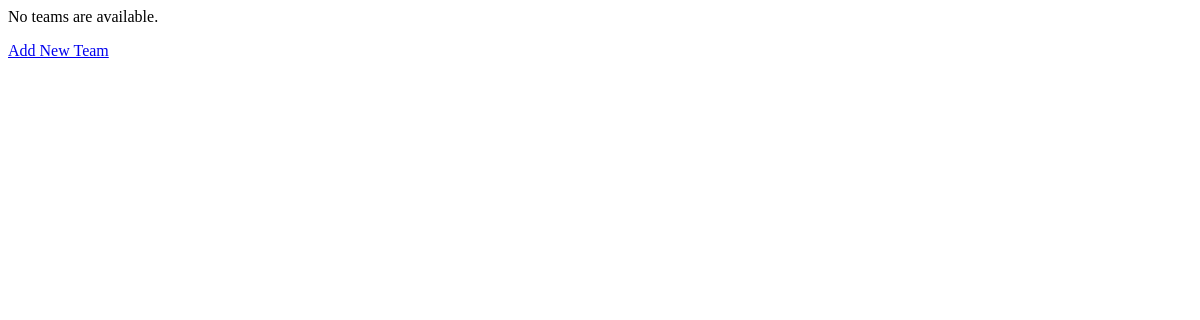
Before: /crews/ with the older database file.
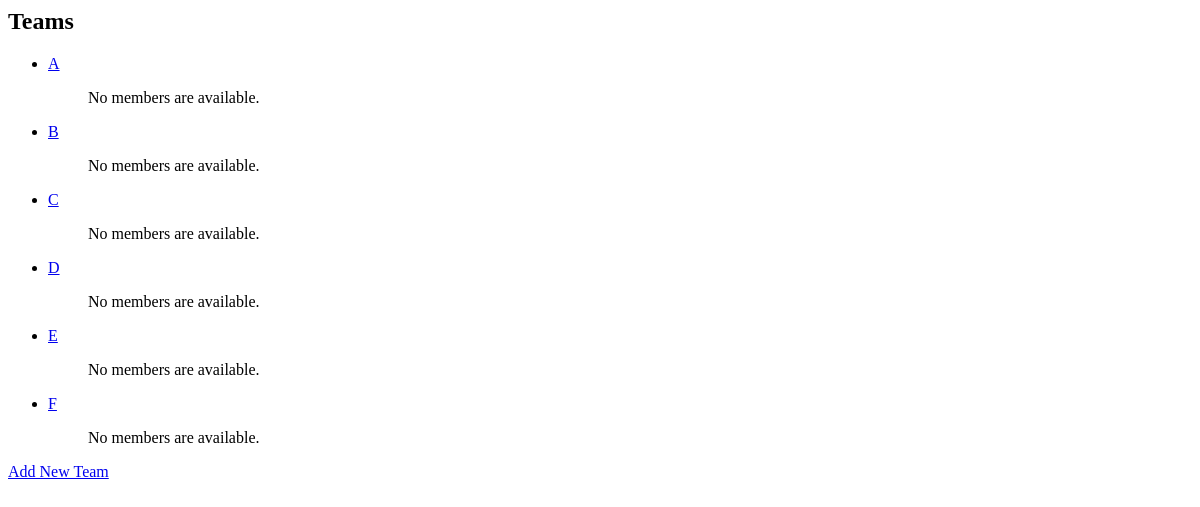
After: the same page with the newer database file.
### crews/models.py (models this page shows, shortened)
class Team(models.Model):
    name = models.CharField(max_length=200)

### crews/views.py (the view)
# urls.py: path("", views.team_list, name='index'),
def team_list(request):
    teams = Team.objects.all()
    return render(request, 'crews/index.html', {'list_of_teams': teams})

### crews/templates/crews/index.html
{% if list_of_teams %}
<h2>Teams</h2>
    <ul>
     {% for team in list_of_teams %}
         <li><a href="{% url 'crews:team_detail' pk=team.pk %}">{{ team.name }}</a><br />
            <ol>
                {% if team.member_set.all %}
                    {% for m_obj in team.member_set.all %}
                    <li>
                        {{ m_obj.first_name }}, {{ m_obj.role }}
                    </li>
                    {% endfor %}
                {% else %}
                    <p>No members are available.</p>
                {% endif %}
            </ol>
        </li>
     {% endfor %}
    </ul>
{% else %}
    <p>No teams are available.</p>
{% endif %}
<a href="{% url 'crews:team_new' %}">Add New Team</a>

Changed rows visible on the page:
added Team: name "A"
added Team: name "B"
added Team: name "C"
added Team: name "D"
added Team: name "E"
added Team: name "F"
Other visible differences:
text no longer shown: "No teams are available."
text now shown: "Teams"
